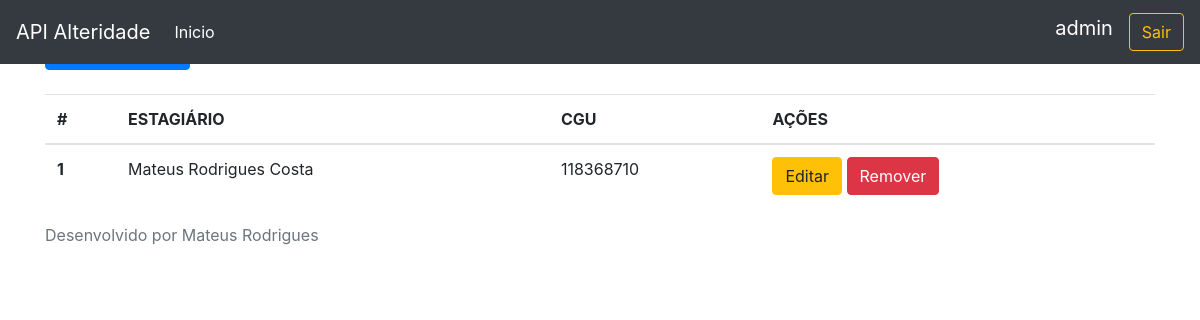
Screenshot of /estagiario/ (signed in) with the database file from the repository.
### alteridade/models.py (models this page shows, shortened)
class Estagiario(models.Model):
    nome = models.CharField(max_length=120, default=False)
    cgu = models.CharField(max_length=11, default=False, unique=True)
    cpf = models.CharField(max_length=11, default=False, unique=True)
    telefone = models.CharField(max_length=12, default=False)
    tipoEstagiario = models.IntegerField()
    diasAtendimento = models.ManyToManyField(DiasAtendimento, default='')

### alteridade/views.py (the view)
# urls.py: path('estagiario/',listaEstagiario,name='lista_estagiario'),
@login_required
def listaEstagiario(request):
    estagiarios= Estagiario.objects.all()
    return render(request,'listaEstagiario.html',context={'estagiarios':estagiarios})

### alteridade/templates/listaEstagiario.html
{% extends 'base.html' %}
{% block conteudo %}
<mat-card>
    <mat-card-header><h5 class="text-center">Lista de Estagiários</h5></mat-card-header>
</mat-card>
<a class="btn btn-primary" role='button' href='/estagiario/add'>Novo Estagiário</a>
    <br />
    <br />
    <table class="table">
        <thead>
            <tr>
                <th scope="col">#</th>
                <th scope="col">ESTAGIÁRIO</th>
                <th scope="col">CGU</th>
                <th scope="col">AÇÕES</th>
            </tr>
        </thead>
        <tbody>
            {% for e in estagiarios %}
                <tr>
                    <th scope="row">{{ e.pk }}</th>
                    <td>{{ e.nome }}</td>
                    <td>{{e.cgu}}</td>
                    <td>
                        <a href="/estagiario/editar/{{e.pk}}" class="btn btn-warning" >Editar</a>
                        <a href="/estagiario/excluir/{{e.pk}}" class="btn btn-danger" >Remover</a>
                    </td>
                </tr>
            {% endfor %}
        </tbody>
    </table>
{% endblock %}

### alteridade/templates/base.html (shortened to what this page needs)
<!doctype html>
<html lang="en">
  <head>
    <link rel="stylesheet" href="https://maxcdn.bootstrapcdn.com/bootstrap/4.0.0/css/bootstrap.min.css">
    <link rel="stylesheet" href="https://getbootstrap.com/docs/4.0/examples/sticky-footer-navbar/sticky-footer-navbar.css" />
  </head>
  <body>
    <header>
      <nav class="navbar navbar-expand-md navbar-dark fixed-top bg-dark">
        <a class="navbar-brand" href="#">
          API Alteridade
        </a>
        <div class="collapse navbar-collapse" id="navbarCollapse">
          <ul class="navbar-nav mr-auto">
            <li class="nav-item">
              <a class="nav-link" href="/index"><font color='#fff'>Inicio</font></a>
            </li>
            </ul>
            <label class="navbar-brand">{{request.user}}</label>
	          <a class="btn btn-outline-warning my-2 my-sm-0" href="/">Sair</a>
        </div>
      </nav>
    </header>
    <main role="main" class="container">
        {% block conteudo %}
        {% endblock %}
    </main>
    <footer class="footer">
      <div class="container">
        <span class="text-muted">Desenvolvido por Mateus Rodrigues</span>
      </div>
    </footer>
  </body>
</html>

### rows the page displays
Estagiario: pk "1", nome "Mateus Rodrigues Costa", cgu "118368710"

### other values shown
{{ request.user }} "admin"
